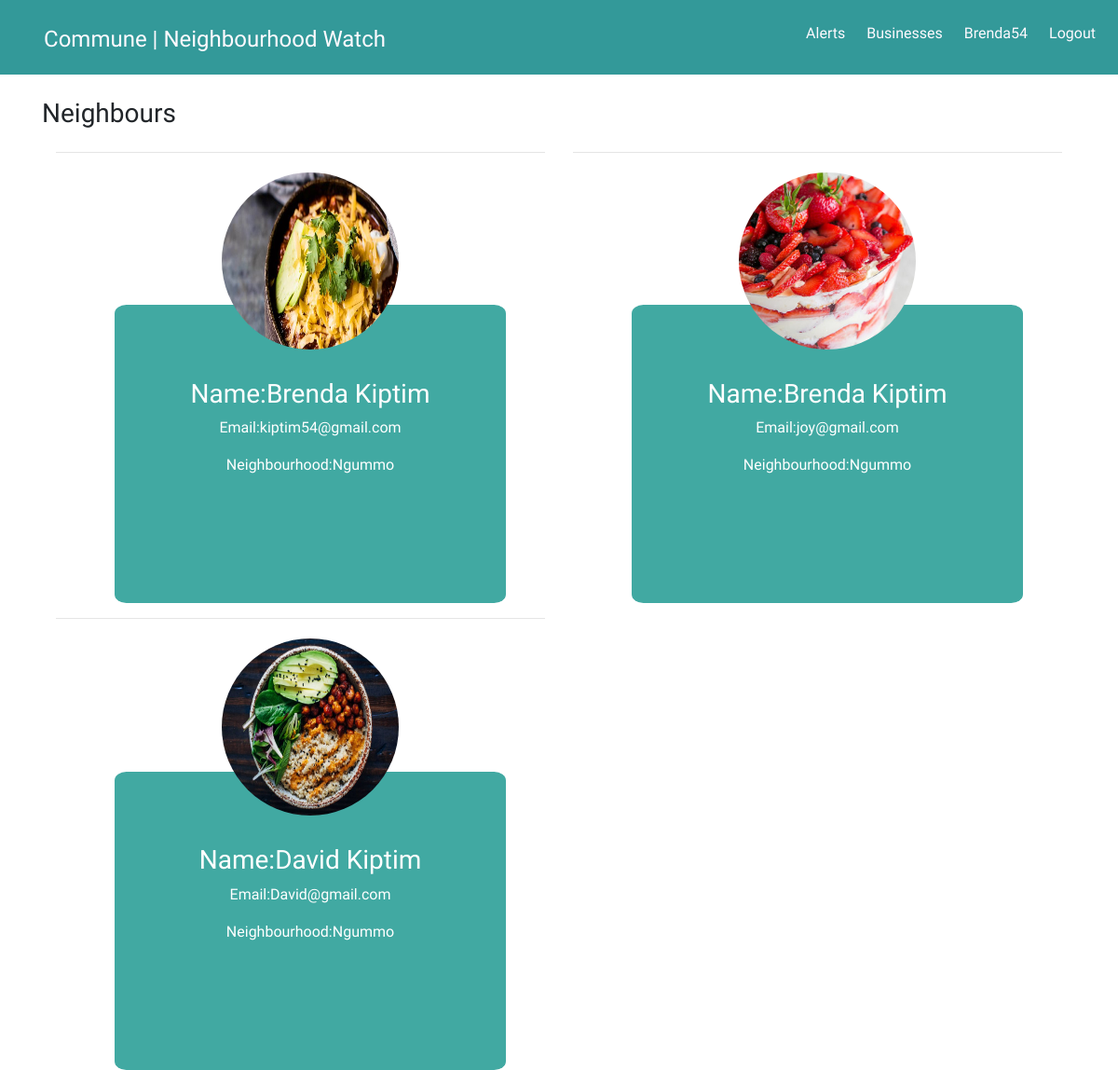
/neighbours/ (signed in), run on the app's committed database.
### communeapp/models.py (models this page shows, shortened)
class Profile(models.Model):
    name=models.CharField(max_length=50)
    profile_image = models.ImageField(upload_to = 'articles/')
    user=models.OneToOneField(User, on_delete=models.CASCADE)
    neighbourhood=models.ForeignKey(Neighbourhood, null=True)
    email=models.CharField(max_length=100)
    email_confirmed=models.BooleanField(default=False)
    def __str__(self):
        return self.user.username

class Neighbourhood(models.Model):
    neighbourhood_name=models.CharField(max_length=250)
    location=models.CharField(max_length=200)
    occupation_count=models.IntegerField()
    def __str__(self):
        return self.neighbourhood_name

### communeapp/views.py (the view)
# urls.py: url(r'^neighbours/$', views.see_neighbours, name='see_neighbours'),
def see_neighbours(request):
    title="Commune | Neighbours"
    current_user=request.user
    profile_email=current_user.email
    profile=Profile.objects.get(email=profile_email)
    print(profile)
    neighbourhood=profile.neighbourhood
    print(neighbourhood)
    neighbours=Profile.objects.filter(neighbourhood=neighbourhood)
    print(neighbours)
    return render(request, 'views/neighbours.html', {"neighbours":neighbours})

### communeapp/templates/views/neighbours.html (shortened to what this page needs)
{% extends 'views/base.html' %}
{% load bootstrap3  %}
{% load static %}
{% block content %}
<div class="container">
    <div class="row">
        <div class="col-md-6">
            </div>
            </div>
            </div>
            <div class="container">
                    <h3>Neighbours</h3>
                <div class="row">
                        {% for neighbour in neighbours %}
                    <div class="col-md-6">
                            <div id="profilepage">
                    <hr>
                    <img id="neighbourimage" src="{{neighbour.profile_image.url}}" class="img-responsive" alt="">
                    <div class="profilecontent text-center">
                            <h3>Name:{{neighbour.name}}</h3>
                            <p>Email:{{neighbour.email}}</p>
                            <p>Neighbourhood:{{neighbour.neighbourhood}}</p>
                            </div>
                            </div>
                    </div>
                    {% endfor %}
                </div>
            </div>
{% endblock %}

### communeapp/templates/navbar.html (shortened to what this page needs)
<!DOCTYPE html>
<html lang="en">
<head>
    {% load static %}
    <link rel="stylesheet" href="{% static 'css/base.css' %}">
</head>
<body>
              <nav>
                <ul id="navnav">
                  <li id="brand"><a href="{% url 'landingpage'%}">Commune | Neighbourhood Watch</a></li>
                  {% if user.is_authenticated %}
                  <li id="bodynav"><a href="{% url 'logout'%}">Logout</a></li>
                  {%else%}
                  <li id="bodynav"><a href="{% url 'login'%}">Login</a></li>
                  {% endif %}
                  <li id="bodynav"><a href="{% url 'view_profile'%}">{{user.username}}</a></li>
                  <li id="bodynav"><a href="{% url 'view_businesses'%}">Businesses</a></li>
                  <li id="bodynav"><a href="{% url 'view_messages'%}">Alerts</a></li>
                </ul>
              </nav>
</body>
</html>

### static/css/base.css (style rules this page uses)
* { margin:0; padding:0px; padding-right:0px; padding-left:0px; font-family: 'Andika', sans-serif; }
body, .container-fluid, .row, .col-xs-12 { margin:0; padding:0px; padding-right:0px; padding-left:0px; margin-top: 0px; margin-right:0px; position: relative; }
.profilecontent { background:#41A9A2; bottom:20%; margin-left:12%; width:80%; color:white; height:40vh; padding-top:15%; margin-top:-10%; border-radius:3%; }
img { margin-top:0; }
nav { margin:0; padding:0px; height:10vh; background:white; background-attachment: fixed; margin-bottom:2%; }
nav ul { padding:2%; }
nav li { list-style-type: none; display: inline-block; margin-left:2%; }
nav #bodynav { float:right; }
nav #brand { float:left; font-size:150%; margin-bottom:3px; }
a, a:hover { color:#41A9A2; }
#neighbourimage { height: 200px; width: 200px; padding: 5px; text-align: center; border-radius: 50%; position: relative; left:33%; display: inline-block; }

### data on the page
Profile: profile_image (picture), name "Brenda Kiptim", email "kiptim54@gmail.com", neighbourhood "Ngummo"
Profile: profile_image (picture), name "Brenda Kiptim", email "joy@gmail.com", neighbourhood "Ngummo"
Profile: profile_image (picture), name "David Kiptim", email "David@gmail.com", neighbourhood "Ngummo"

### other printed values
{{ user.username }} "Brenda54"
